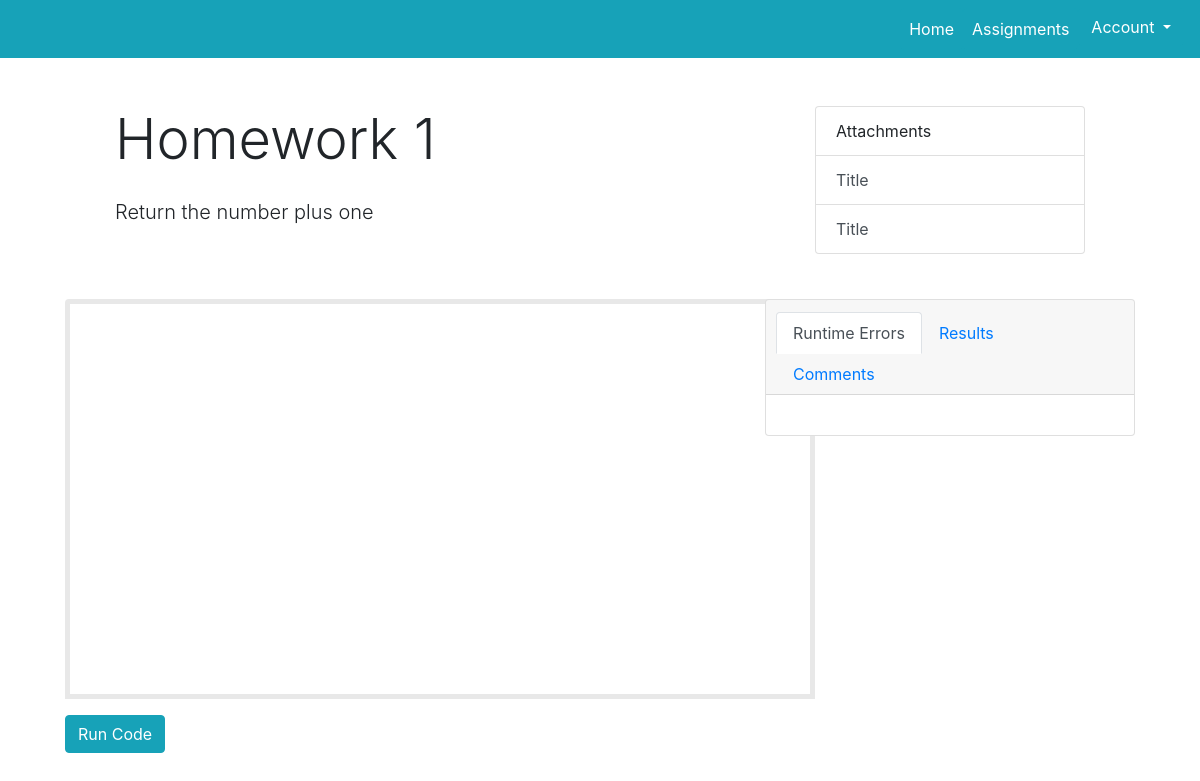
The app's page /assignments/homework-1/ (signed in), older data.
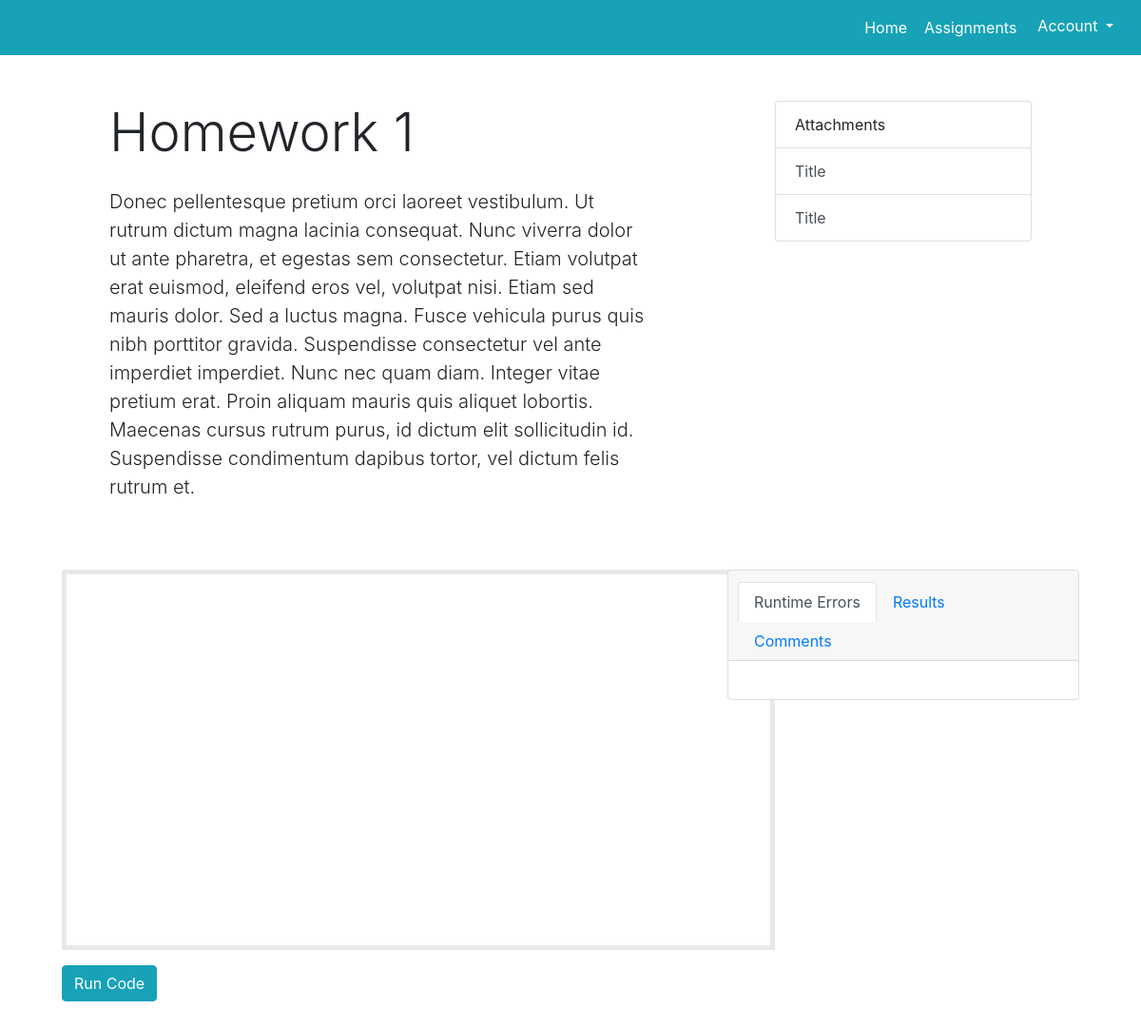
The same page, newer data.
### mainapp/models.py (models this page shows, shortened)
class Assignment(models.Model):
    title = models.CharField(max_length=128, unique=True)
    points = models.IntegerField(default=0, blank=True)
    description = models.TextField(blank=True)
    date_due = models.DateField(blank=True)
    time_due = models.TimeField(blank=True)
    inputs = models.TextField()
    outputs = models.TextField()
    function_definition = models.CharField(max_length=128)
    comment_to_code_ratio = models.IntegerField(default=0, blank=True,
                    help_text="This number represents the percentage of \
                    characters that are within comments, compared to the \
                    entire body of code")
    slug = models.SlugField(unique=True)
    instructions_file = models.FileField(blank=True, null=True,
        upload_to='instruction_files/%Y/%m/%d')

### mainapp/views.py (the view)
@login_required
def show_assignment(request, assignment_name_slug):
    try:
        context_dict = {}
        assignment = Assignment.objects.get(slug=assignment_name_slug)
        context_dict['assignment'] = assignment
    except Category.DoesNotExist:
        context_dict['assignment'] = None
    return render(request, 'mainapp/projectpage.html', context_dict)

### templates/mainapp/projectpage.html (shortened to what this page needs)
<!doctype html>
{% load staticfiles %}
<html lang="en">
  <head>
    <link rel="stylesheet" href="https://maxcdn.bootstrapcdn.com/bootstrap/4.0.0-beta.3/css/bootstrap.min.css">
    <link rel="stylesheet" type="text/css" href="../../static/css/styles.css">
  </head>
  <body>
      <nav class="bg-info navbar navbar-expand-lg navbar-light justify-content-end">
          <div class="navbar-nav">
            <a class=" btn btn-info text-white nav-item nav-link" href="#">Home <span class="sr-only">(current)</span></a>
            <a class="btn btn-info text-white nav-item nav-link" href="/assignments/">Assignments</a>
            <div class="dropdown">
                <button class="btn btn-info dropdown-toggle" type="button" id="dropdownMenuButton" data-toggle="dropdown" aria-haspopup="true" aria-expanded="false">
                    Account
                </button>
            </div>
          </div>
      </nav>
      <div class="container-fluid mt-5 mb-5">
          <div class="row justify-content-start">
              <div class="col col-lg-6 mb-5 offset-md-1">
                  <h1 class="display-4 mb-4">{{ assignment.title }}</h1>
                  {% if assignment.description %}
                  <p class="lead mb-4">{{ assignment.description }}</p>
                  {% endif %}
              </div>
              <div class="col-3 offset-md-1">
                  <div class="list-group">
                      <li class="list-group-item">
                          Attachments
                      </li>
                      <a href="/media/{{ assignment.instructions_file }}" class="list-group-item list-group-item-action">Title</a>
                      <a href="#" class="list-group-item list-group-item-action">Title</a>
                  </div>
              </div>
          </div>
          <div class="row justify-content-center">
              <div class="col-7  mb-5">
                  <div id="editor" class="ace-dawn"></div>
                  <button id="submit-button" class="btn btn-info mt-3">Run Code</button>
              </div>
              <div class="col-4">
                  <div class="card" id="error-card">
                      <div class="card-header">
                          <ul class="nav nav-tabs card-header-tabs">
                              <li class="nav-item">
                                  <a class="nav-link active" href="#console" data-toggle="tab" id="console-tab">Runtime Errors</a>
                              </li>
                              <li class="nav-item">
                                  <a class="nav-link" href="#outputs" data-toggle="tab" id="outputs-tab">Results</a>
                              </li>
                              <li class="nav-item">
                                  <a class="nav-link" href="#comments" data-toggle="tab">Comments</a>
                              </li>
                          </ul>
                      </div>
                      <div class="card-body">
                      </div>
                  </div>
              </div>
          </div>
      </div>
</body>
</html>

### static/css/styles.css (style rules this page uses)
#editor { height: 400px; width: 750px; border: 5px solid #E8E8E8; border-radius: 4px 4px 0 0; }

Row changes from the older to the newer data that the page shows:
changed Assignment "Homework 1": description "Return the number plus one" → "Donec pellentesque pretium orci laoreet vestibulum. Ut rutrum dictum magna lacinia consequat. Nunc viverra dolor ut ante pharetra, et egestas sem consectetur. Etiam volutpat erat euismod, eleifend eros vel, volutpat nisi. Etiam sed mauris dolor. Sed a luctus magna. Fusce vehicula purus quis nibh porttitor gravida. Suspendisse consectetur vel ante imperdiet imperdiet. Nunc nec quam diam. Integer vitae pretium erat. Proin aliquam mauris quis aliquet lobortis. Maecenas cursus rutrum purus, id dictum elit sollicitudin id. Suspendisse condimentum dapibus tortor, vel dictum felis rutrum et."
